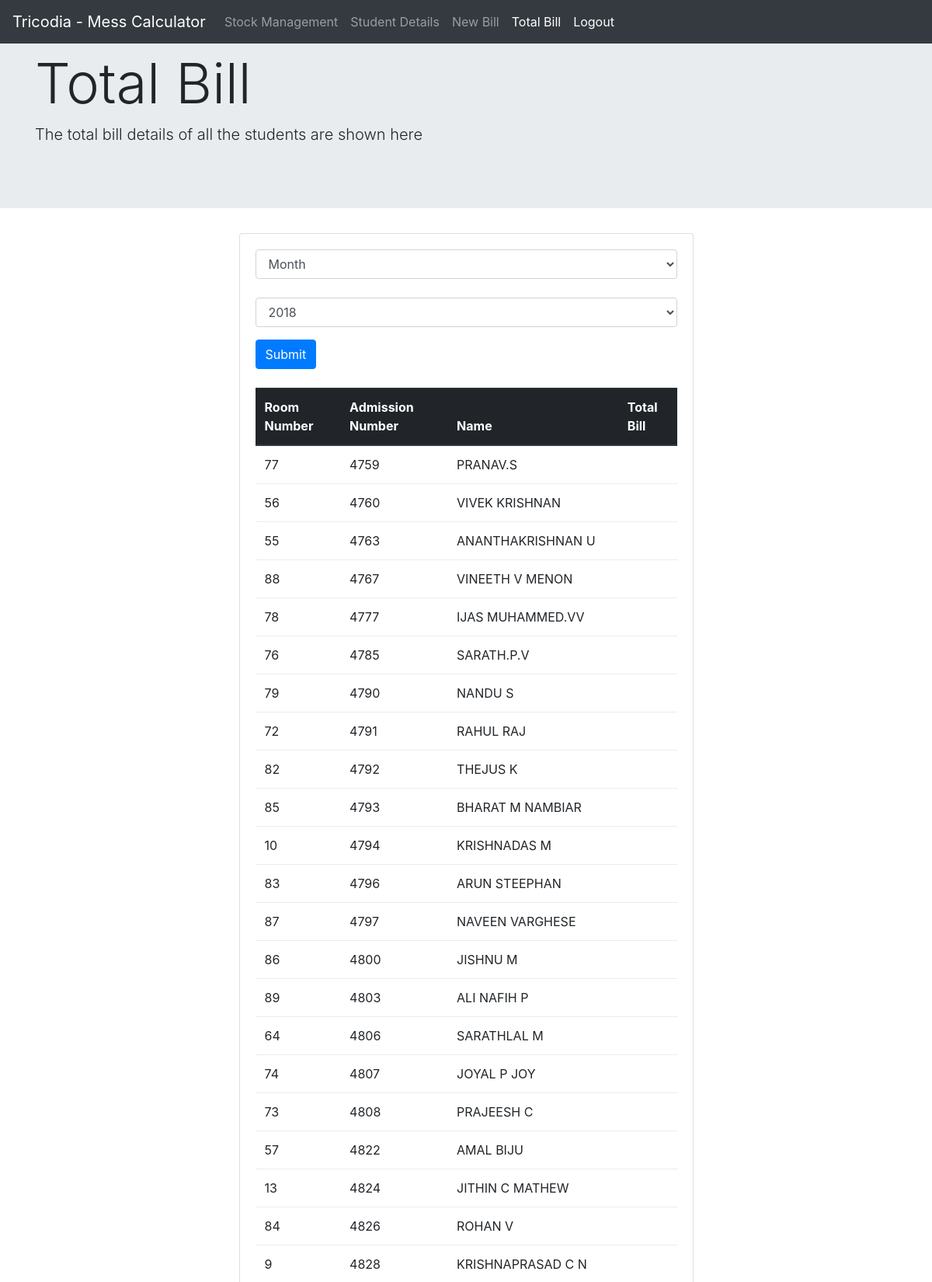
The page /sam2.php (signed in, upper part) on the database its author committed.
### tables this page shows
CREATE TABLE IF NOT EXISTS `student` (
  `room` int(7) DEFAULT NULL,
  `rollno` varchar(6) NOT NULL DEFAULT '',
  `name` varchar(23) DEFAULT NULL,
  `password` varchar(50) NOT NULL DEFAULT 'qwerty',
  PRIMARY KEY (`rollno`)
);

### sam2.php (the view, shortened to what this page needs)
<!DOCTYPE html>
<html>
<head>
</head>
<body>
<link rel="stylesheet" href="css/bootstrap.min.css">
<nav class="navbar navbar-expand-md bg-dark navbar-dark fixed-top">
  <a class="navbar-brand" href="#">Tricodia - Mess Calculator</a>
  <div class="collapse navbar-collapse" id="collapsibleNavbar">
    <ul class="navbar-nav">
      <li class="nav-item">
        <a href=xyz.php class="nav-link">Stock Management</a>
      </li>
      <li class="nav-item">
        <a href=new_student1.php class="nav-link">Student Details</a>
      </li>
    <li class="nav-item">
        <a href=consumption.php class="nav-link">New Bill</a>
      </li>
	<li class="nav-item">
		<a href=sam2.php class="nav-link active">Total Bill</a>
		</li>
		<li class="nav-item active">
        <a class="nav-link" href="logout1.php">Logout</a>
      </li>
		</ul>
  </div>
</nav>
<div class="jumbotron jumbotron-fluid">
  <div class="container">
    <h1 class="display-3">Total Bill</h1>
    <p class="lead">The total bill details of all the students are shown here</p>
  </div>
</div>
<div class="row">
  <div class="col-sm-3"></div>
  <div class="col-sm-6">
<div class="card">
  <div class="card-body">
<form action="sam2.php" method="GET">
  <div class="form-group">
    <select class="form-control" id="month_select" name="month_select">
	  <option selected>Month</option>
    </select>
	<br/>
	<select class="form-control" id="year_select" name="year_select">
      <option value="2018">2018</option>
    </select>
  </div>
  <input type="submit" class="btn btn-primary">
</form>
<br/>
<table style="width:100%" class='table'><thead class='thead-dark'>
  <tr>
    <th>Room Number</th>
    <th>Admission Number</th>
    <th>Name</th>
    <th>Total Bill</th>
  </tr></thead><tbody>
<?php
require("connect.php");
$month = $_GET['month_select'];
$year = $_GET['year_select'];
$sql = "SELECT * FROM student  ORDER BY rollno ASC";
$result = $conn->query($sql);
if ($result->num_rows > 0) {
while($row = $result->fetch_assoc()){
$rollno=$row["rollno"];
$roomno=$row["room"];
$name=$row["name"];
$sql1 = "SELECT sum(tprice) FROM sconsumption where rollno=$rollno AND date like '__-".$month."-".$year."'";
$result1 = $conn->query($sql1);
if ($result1->num_rows > 0) {
while($row1 = $result1->fetch_assoc()){
$totalbill=$row1["sum(tprice)"];
echo "<tr>";
echo "    <td>$roomno</td>";
echo "    <td>$rollno</td>";
echo "   <td>$name</td>";
echo "   <td>$totalbill</td>";
 echo "</tr>";}
}else{
echo "0 Student Records";
}
  }
}else{
echo "0 Student Records";
}
?>
</tbody>
</table>
</body>
</html>

### rows shown on the page
student: room "77", rollno "4759", name "PRANAV.S"
student: room "56", rollno "4760", name "VIVEK KRISHNAN"
student: room "55", rollno "4763", name "ANANTHAKRISHNAN U"
student: room "88", rollno "4767", name "VINEETH V MENON"
student: room "78", rollno "4777", name "IJAS MUHAMMED.VV"
student: room "76", rollno "4785", name "SARATH.P.V"
student: room "79", rollno "4790", name "NANDU S"
student: room "72", rollno "4791", name "RAHUL RAJ"
student: room "82", rollno "4792", name "THEJUS K"
student: room "85", rollno "4793", name "BHARAT M NAMBIAR"
student: room "10", rollno "4794", name "KRISHNADAS M"
student: room "83", rollno "4796", name "ARUN STEEPHAN"
student: room "87", rollno "4797", name "NAVEEN VARGHESE"
student: room "86", rollno "4800", name "JISHNU M"
student: room "89", rollno "4803", name "ALI NAFIH P"
student: room "64", rollno "4806", name "SARATHLAL M"
student: room "74", rollno "4807", name "JOYAL P JOY"
student: room "73", rollno "4808", name "PRAJEESH C"
student: room "57", rollno "4822", name "AMAL BIJU"
student: room "13", rollno "4824", name "JITHIN C MATHEW"
student: room "84", rollno "4826", name "ROHAN V"
student: room "9", rollno "4828", name "KRISHNAPRASAD C N"
